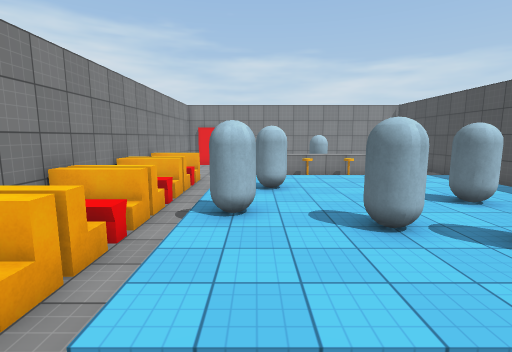
View 1 (above)

14 first-person views from a walk through a 3-D level made in the Unity game engine. The camera is 1.4 m above the floor, tilts 8° down and sees 85° across. The floor is counted in squares, 1 m on a side. Each view is taken from the middle of a square. On the plan, view 1 faces up. The plan holds only what a view shows up to about 14 squares ahead; the rest is blank. The place goes on beyond the plan. The player character is not drawn. Surface patterns are stand-ins for the level's own textures.

View 2
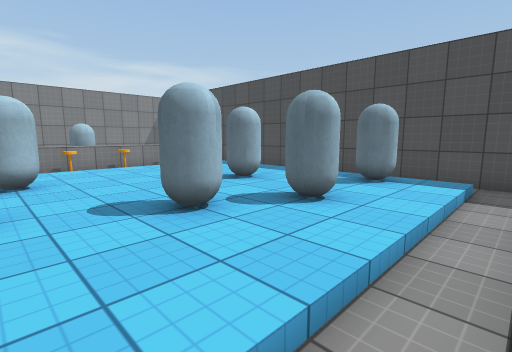

View 3
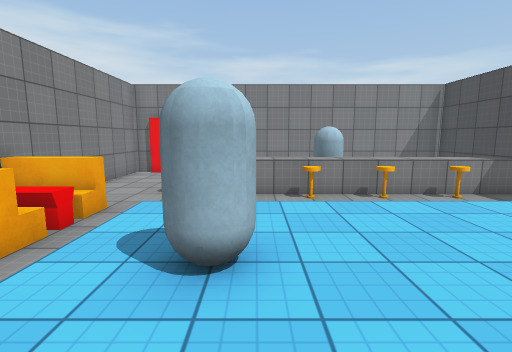

View 4
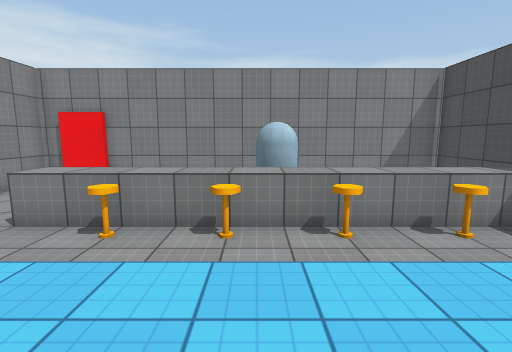

View 5
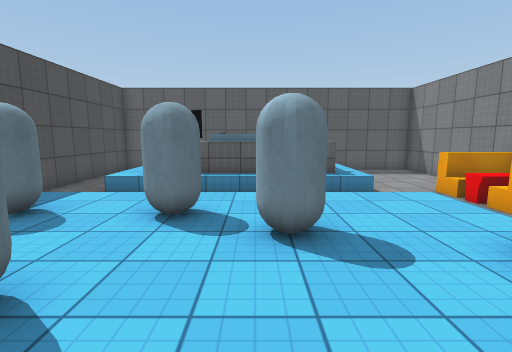

View 6
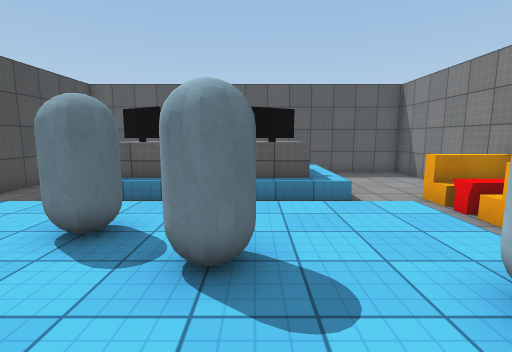

View 7
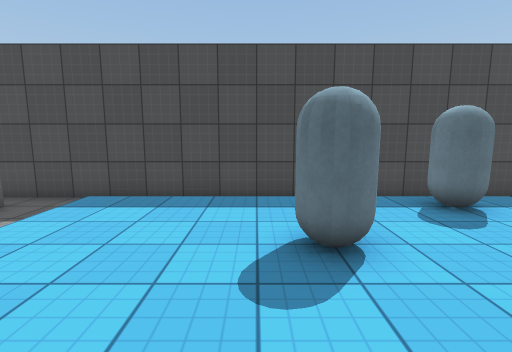

View 8
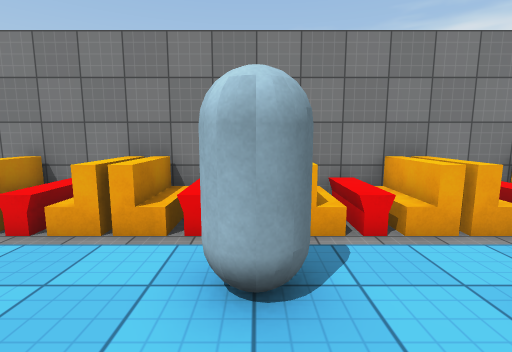

View 9
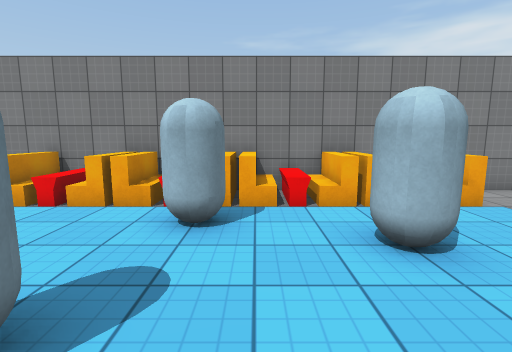

View 10
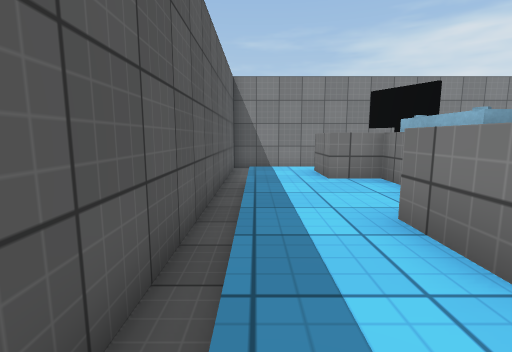

View 11
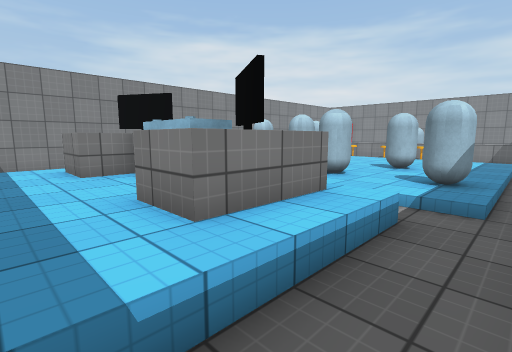

View 12
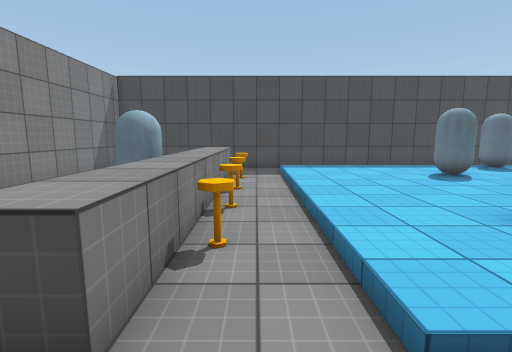

View 13
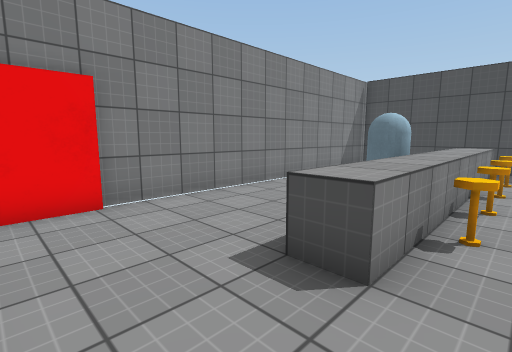

View 14
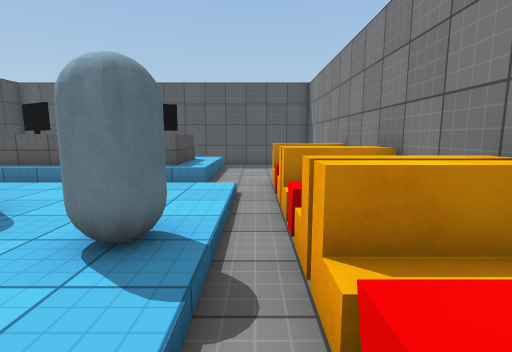

### Floor plan
Key: @ floor where view 1 was taken; # wall or solid block; . main floor; : floor 0.25 m higher than the main floor; + floor 0.5 m higher than the main floor; / step, stairs or slope; ^ raised ledge; C capsule; O other object.
Columns run from 5 left of view 1 to 10 right of it. Each row starts with its distance up from view 1.
 19 ################
 18 #.......       #
 17 #......        #
 16 #.....  CC     #
 15 #...^^^^CC^^^^.#
 14 #...^OOOOOOOO^.#
 13 #....O.O.O.O...#
 12 #OO.//////////.#
 11 #OO.:::::::::: #
 10 #OO.:::::::::: #
  9 #OO.:CC::::::: #
  8 #OO.:::::::::: #
  7 #OO.::::::CC::.#
  6 #OO.CC::::::::.#
  5 #OO.:::CC:::::.#
  4 #OO.:::::CC:CC.#
  3 #OO.::::::::::.#
  2 #OO.//////////.#
  1 #OO..////////..#
  0 #....@^####^+..#
 -1 #....+#^OO^#+..#
 -2 #....+^^++^^+..#
 -3 #....++++++++. #
 -4 #....////////..#
 -5 ################

Positions as (right, up) in squares from view 1, and headings:
1: (0, 0), facing up
2: (0, 1), facing up-right
3: (1, 6), facing up
4: (3, 9), facing up
5: (3, 9), facing down
6: (2, 8), facing down
7: (2, 8), facing right
8: (2, 6), facing left
9: (4, 7), facing left
10: (8, -4), facing left
11: (9, -4), facing up-left
12: (-3, 13), facing right
13: (-4, 13), facing up-right
14: (-2, 9), facing down
